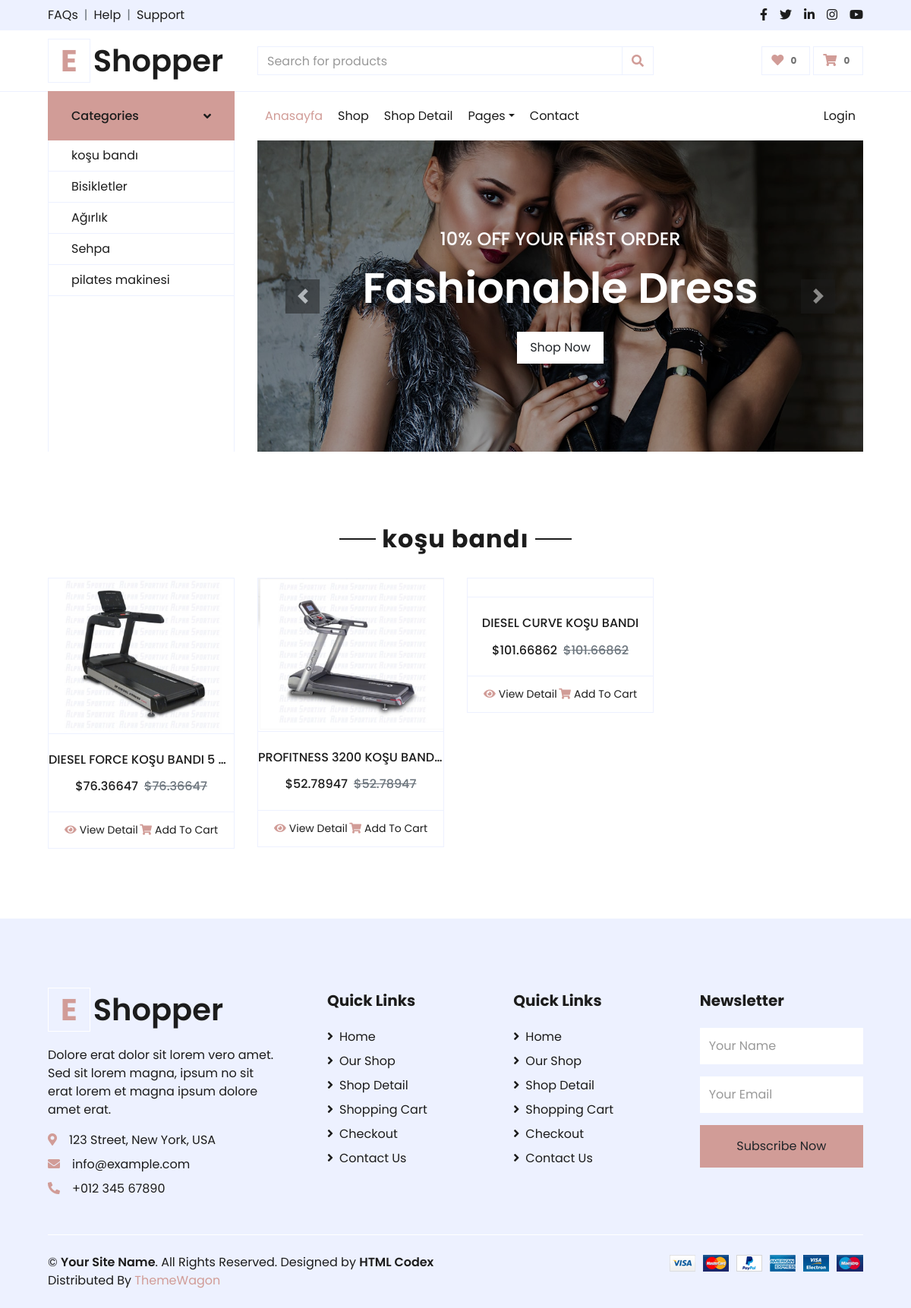
/Category/2/kosu_bandi, run on the app's committed database.
### product/models.py (models this page shows, shortened)
class category(models.Model):
    STATUS = (
        ('True', 'Evet'),
        ('False', 'False'),
    )
    title = models.CharField(max_length=30)
    keywords = models.CharField(max_length=255)
    description = models.CharField(max_length=255)
    image = models.ImageField(blank=True, upload_to='images/')
    status = models.CharField(max_length=10, choices=STATUS)
    slug = models.SlugField()
    parent = models.ForeignKey('self', blank=True, null=True, related_name='children', on_delete=models.CASCADE)
    create_at = models.DateTimeField(auto_now_add=True)
    update_at = models.DateTimeField(auto_now=True)

class Product(models.Model):
    STATUS = (
        ('True', 'Evet'),
        ('False', 'Hayır'),
    )
    category = models.ForeignKey(category, on_delete=models.CASCADE)  # category tablosu ile ilişkilendirme
    title = models.CharField(max_length=50)
    description = models.CharField(blank=True, max_length=300)
    keywords = models.CharField(blank=True, max_length=200)
    image = models.ImageField(blank=True, upload_to='images/')
    price = models.FloatField()
    amount = models.IntegerField()
    detail = models.TextField()
    status = models.CharField(max_length=10, choices=STATUS)
    slug = models.SlugField(null=False, unique=True)
    create_at = models.DateTimeField(auto_now_add=True)
    update_at = models.DateTimeField(auto_now=True)
    def image_tag(self):
        return mark_safe('<img src="{}" height="50"/>'.format(self.image.url))
    image_tag.short_description = 'Image'

### home/views.py (the view)
# urls.py: path('Category/<int:id>/<slug:slug>', views.category_products, name='category_products'),]
def category_products(request, id, slug):
    Category = category.objects.all()
    selectedCategory = category.objects.filter(pk=id)
    product = Product.objects.filter(category_id=id)
    context = {'selectedCategory': selectedCategory,
               'Products': product,
               'category':Category}
    return render(request, 'category_products.html', context)

### home/templates/category_products.html
{%  extends "homebase.html" %}
{% load static %}
{% block header %}{% include "header.html" %}{% endblock %}
{% block sidebar %}{% include "sidebar.html" %}{% endblock %}
{% block content %}
    <div class="container-fluid pt-5">
        <div class="text-center mb-4">
            {% for i in selectedCategory %}
            <h2 class="section-title px-5"><span class="px-2">{{ i.title}}</span></h2>
            {% endfor %}
        </div>
        <div class="row px-xl-5 pb-3">
            {% for i in Products %}
            <div class="col-lg-3 col-md-6 col-sm-12 pb-1">
                <div class="card product-item border-0 mb-4">
                    <div class="card-header product-img position-relative overflow-hidden bg-transparent border p-0">
                        <img class="img-fluid w-100" src="{{i.image.url}}" alt="">
                    </div>
                    <div class="card-body border-left border-right text-center p-0 pt-4 pb-3">
                        <h6 class="text-truncate mb-3">{{ i.title}}</h6>
                        <div class="d-flex justify-content-center">
                            <h6>${{ i.price }}</h6><h6 class="text-muted ml-2"><del>${{ i.price }}</del></h6>
                        </div>
                    </div>
                    <div class="card-footer d-flex justify-content-between bg-light border">
                        <a href="/product/{{ i.id }}/{{ i.slug }}" class="btn btn-sm text-dark p-0"><i class="fas fa-eye text-primary mr-1"></i>View Detail</a>
                        <a href="" class="btn btn-sm text-dark p-0"><i class="fas fa-shopping-cart text-primary mr-1"></i>Add To Cart</a>
                    </div>
                </div>
            </div>
            {% endfor %}
        </div>
    </div>
{% endblock %}
{% block footer %}{% include "footer.html" %}{% endblock %}

### home/templates/sidebar.html (shortened to what this page needs)
{% load static %}
    <div class="container-fluid mb-5">
        <div class="row border-top px-xl-5">
            <div class="col-lg-3 d-none d-lg-block">
                <a class="btn shadow-none d-flex align-items-center justify-content-between bg-primary text-white w-100" data-toggle="collapse" href="#navbar-vertical" style="height: 65px; margin-top: -1px; padding: 0 30px;">
                    <h6 class="m-0">Categories</h6>
                    <i class="fa fa-angle-down text-dark"></i>
                </a>
                <nav class="collapse show navbar navbar-vertical navbar-light align-items-start p-0 border border-top-0 border-bottom-0" id="navbar-vertical">
                    <div class="navbar-nav w-100 overflow-hidden" style="height: 410px">
                        {% for i in category %}
                        <a href="/Category/{{ i.id }}/{{ i.slug }}" class="nav-item nav-link">{{ i.title }}</a>
                        {% endfor %}
                    </div>
                </nav>
            </div>
            <div class="col-lg-9">
                <nav class="navbar navbar-expand-lg bg-light navbar-light py-3 py-lg-0 px-0">
                    <div class="collapse navbar-collapse justify-content-between" id="navbarCollapse">
                        <div class="navbar-nav mr-auto py-0">
                            <a href="/" class="nav-item nav-link active">Anasayfa</a>
                            <a href="shop.html" class="nav-item nav-link">Shop</a>
                            <a href="detail.html" class="nav-item nav-link">Shop Detail</a>
                            <div class="nav-item dropdown">
                                <a href="#" class="nav-link dropdown-toggle" data-toggle="dropdown">Pages</a>
                            </div>
                            <a href="contact.html" class="nav-item nav-link">Contact</a>
                        </div>
                        <div class="navbar-nav ml-auto py-0">
                            {% if user.id is not None %}
                            <a href="" class="nav-item nav-link">{{ user.first_name }}</a>
                                <a href="/logout/" class="nav-item nav-link">Çıkış Yap</a>
                                {% else %}
                                <a href="/login/" class="nav-item nav-link">Login</a>
                            {% endif %}
                        </div>
                    </div>
                </nav>
                <div id="header-carousel" class="carousel slide" data-ride="carousel">
                    <div class="carousel-inner">
                        <div class="carousel-item active" style="height: 410px;">
                            <img class="img-fluid" src="{%  static 'img/carousel-1.jpg' %}" alt="Image">
                            <div class="carousel-caption d-flex flex-column align-items-center justify-content-center">
                                <div class="p-3" style="max-width: 700px;">
                                    <h4 class="text-light text-uppercase font-weight-medium mb-3">10% Off Your First Order</h4>
                                    <h3 class="display-4 text-white font-weight-semi-bold mb-4">Fashionable Dress</h3>
                                    <a href="" class="btn btn-light py-2 px-3">Shop Now</a>
                                </div>
                            </div>
                        </div>
                    </div>
                    <a class="carousel-control-prev" href="#header-carousel" data-slide="prev">
                        <div class="btn btn-dark" style="width: 45px; height: 45px;">
                            <span class="carousel-control-prev-icon mb-n2"></span>
                        </div>
                    </a>
                    <a class="carousel-control-next" href="#header-carousel" data-slide="next">
                        <div class="btn btn-dark" style="width: 45px; height: 45px;">
                            <span class="carousel-control-next-icon mb-n2"></span>
                        </div>
                    </a>
                </div>
            </div>
        </div>
    </div>

### data on the page
category: title "koşu bandı"
category: title "Bisikletler"
category: title "Ağırlık"
category: title "Sehpa"
category: title "pilates makinesi"
Product: image (picture), title "DIESEL FORCE KOŞU BANDI 5…", price "76.36647"
Product: image (picture), title "PROFITNESS 3200 KOŞU BAND…", price "52.78947"
Product: title "DIESEL CURVE KOŞU BANDI", price "101.66862"
